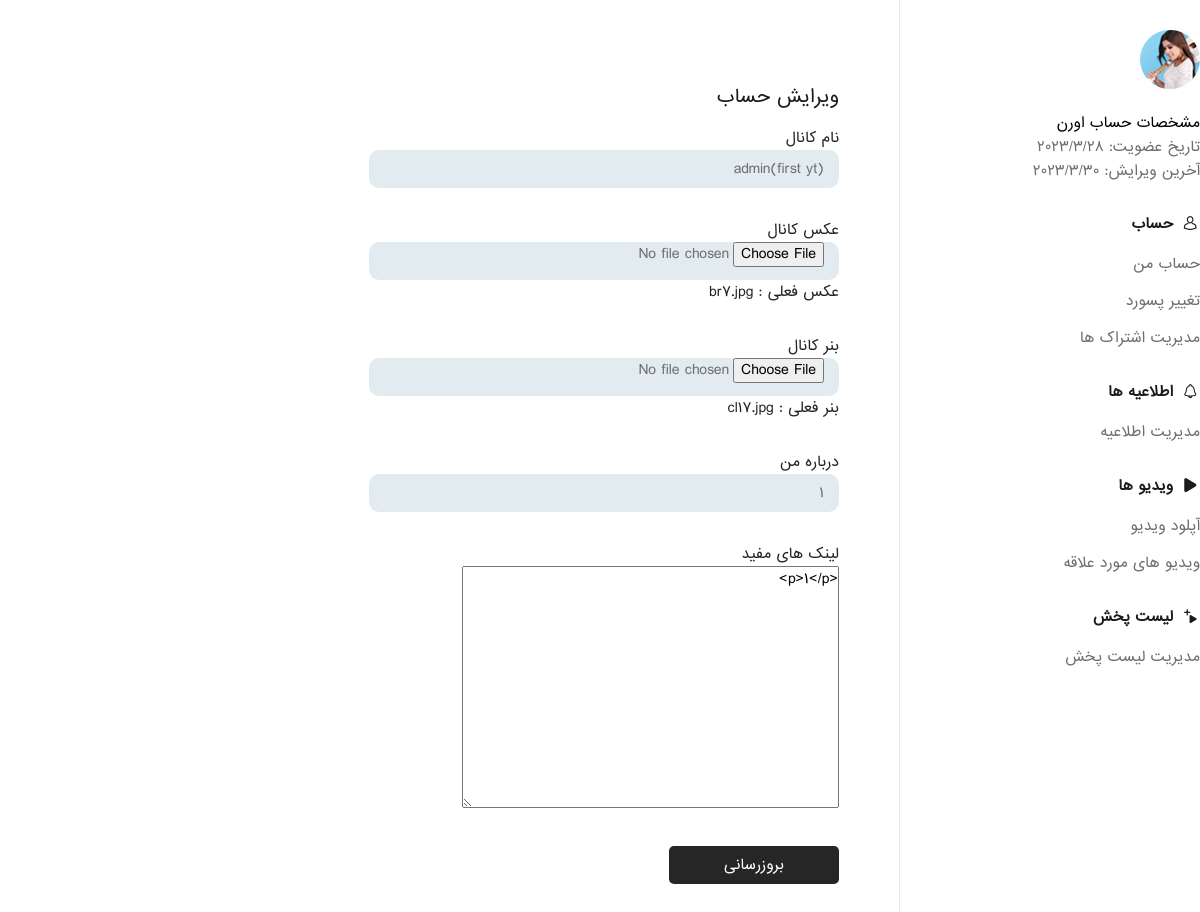
Before: /complateprofile/ (signed in) with the older database file.
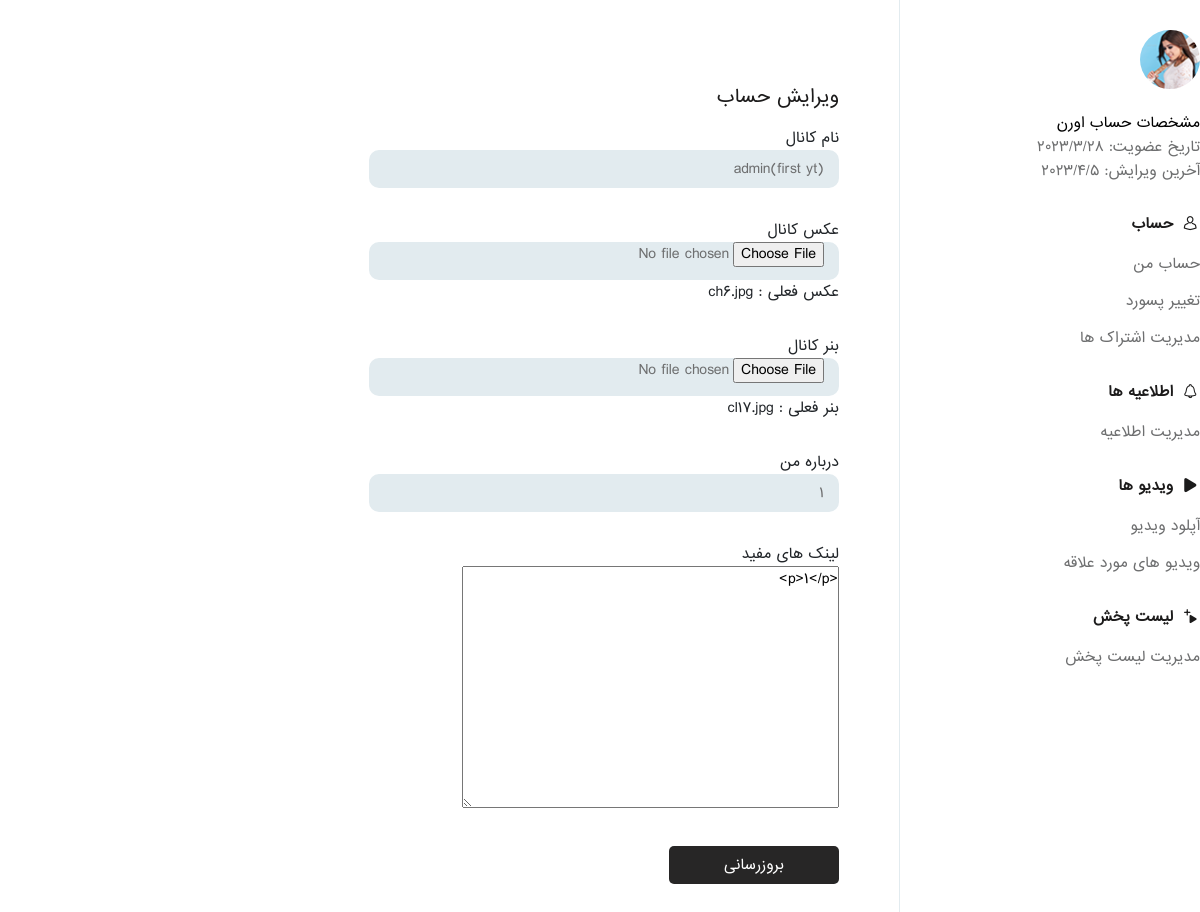
After: the same page with the newer database file.
### account/models.py (models this page shows, shortened)
class User(AbstractBaseUser,PermissionsMixin):
    email = models.EmailField(max_length=255,unique=True)
    is_superuser = models.BooleanField(default=False)
    is_staff = models.BooleanField(default=False)
    is_active = models.BooleanField(default=True)
    is_verified = models.BooleanField(default=False)
    USERNAME_FIELD = 'email'
    created_date = models.DateTimeField(auto_now_add=True)
    updated_date = models.DateTimeField(auto_now=True)
    token = models.CharField(max_length=10,blank=True,null=True)
    objects = UserManager()

class Profile(models.Model):
    user = models.ForeignKey(User,on_delete=models.CASCADE)
    follow = models.ManyToManyField('Profile',blank=True)
    channel_name = models.CharField(max_length=30,null=True,unique=True)
    image = models.ImageField(null=True,blank=True)
    banner = models.ImageField(null=True,blank=True)
    description = models.TextField()
    links = RichTextField(null=True)
    created_date = models.DateTimeField(auto_now_add=True)
    updated_date = models.DateTimeField(auto_now=True)

### account/views.py (the view, shortened to what this page needs)
# urls.py: path('complateprofile/',views.ComplateProfile,name='complate'),
@login_required(login_url='/login/')
def ComplateProfile(request):
    profile = Profile.objects.get(user=request.user)
    form = ProfileForm(instance=profile)
    return render(request,'account/completeprofile.html',{'profile':profile,'form':form})

### account/forms.py
class ProfileForm(forms.ModelForm):
    class Meta:
        model = Profile
        exclude = ('user','follow')

### templates/account/completeprofile.html (shortened to what this page needs)
{% extends 'base.html' %}
{% load static %}
{% block body %}
<section class="user-account">
	<div class="container">
		<div class="row">
			{% include 'layout/user_panel_sidebar.html' %}
			<div class="col-lg-9">
				<div class="video-details">
					<div class="account-details">
						<div class="account_details_content">
							<div class="change-pswd">
								<h2 class="hd-op">ویرایش حساب</h2>
								<form method='post' enctype="multipart/form-data">
									<div class="ch-pswd">
										<label>نام کانال</label>
										<input type="text" name="channel_name" value='{{profile.channel_name}}' placeholder="نام کانال">
									</div>
									<div class="ch-pswd">
										عکس کانال
										<input type="file" name="image" accept="image/*">
										{% if profile.image %}
										عکس فعلی : <a href='{{profile.image.url}}'>{{profile.image}}</a>
										{% endif %}
									</div>
									<div class="ch-pswd">
										بنر کانال
										<input type="file" name="banner" accept="image/*">
										{% if profile.banner %}
										بنر فعلی : <a href='{{profile.banner.url}}'>{{profile.banner}}</a>
										{% endif %}
									</div>
									<div class="ch-pswd">
										<label>درباره من</label>
										<input type="text" name="description" value='{{profile.description}}' placeholder="درباره من">
									</div>
									<div class="ch-pswd">
										<label>لینک های مفید</label>
										{{form.links}}
									</div>
									<div class="ch-pswd">
										<button type="submit">بروزرسانی</button>
									</div>
								</form>
							</div>
						</div>
					</div>
				</div>
			</div>
		</div>
	</div>
</section>
{% endblock body %}

### templates/layout/user_panel_sidebar.html
<div class="col-lg-3">
    <div class="sidebar">
        <div class="widget video_info pr sp">
            <span class="vc_hd">
                <img src="images/resources/sn.png" alt="">
            </span>
            <h4> مشخصات حساب اورن</h4>
            <p>تاریخ عضویت: {{request.user.profile_set.first.created_date.year}}/{{request.user.profile_set.first.created_date.month}}/{{request.user.profile_set.first.created_date.day}} </p>
            <span>آخرین ویرایش: {{request.user.profile_set.first.updated_date.year}}/{{request.user.profile_set.first.updated_date.month}}/{{request.user.profile_set.first.updated_date.day}}</span>
        </div>
        <div class="widget account">
            <h2 class="hd-uc"> <i class="icon-user"></i> حساب </h2>
            <ul>
                <li><a href="#">حساب من</a></li>
                <li><a href="#"> تغییر پسورد</a></li>
                <li><a href="#"> مدیریت اشتراک ها</a></li>
            </ul>
        </div>
        <div class="widget notifications">
            <h2 class="hd-uc"><i class="icon-notification"></i> اطلاعیه ها </h2>
            <a href="#" title="">مدیریت اطلاعیه</a>
        </div>
        <div class="widget vid-ac">
            <h2 class="hd-uc"><i class="icon-play"></i> ویدیو ها </h2>
                <ul>
                <li><a href="{% url 'youtube:upload_video' %}">آپلود ویدیو </a></li>
                <li><a href="#"> ویدیو های مورد علاقه</a></li>
            </ul>
        </div>
        <div class="widget playlist">
            <h2 class="hd-uc"><i class="icon-add_to_playlist"></i> لیست پخش  </h2>
            <span><a href="#"> مدیریت لیست پخش</a></span>
        </div>
    </div>
</div>

Changed rows visible on the page:
changed User: user.profile_set.first.updated_date.month "3" → "4"; user.profile_set.first.updated_date.day "30" → "5"
changed Profile "cl17.jpg": image "br7.jpg" → "ch6.jpg"
